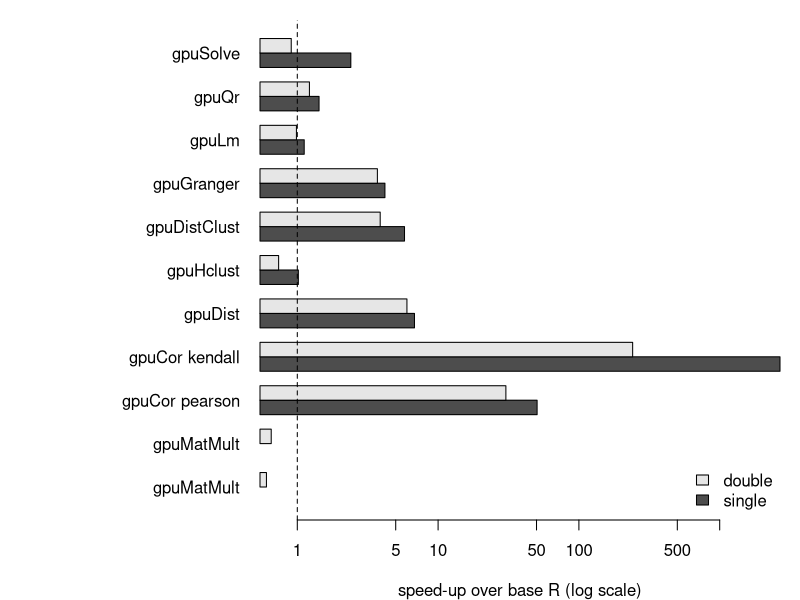
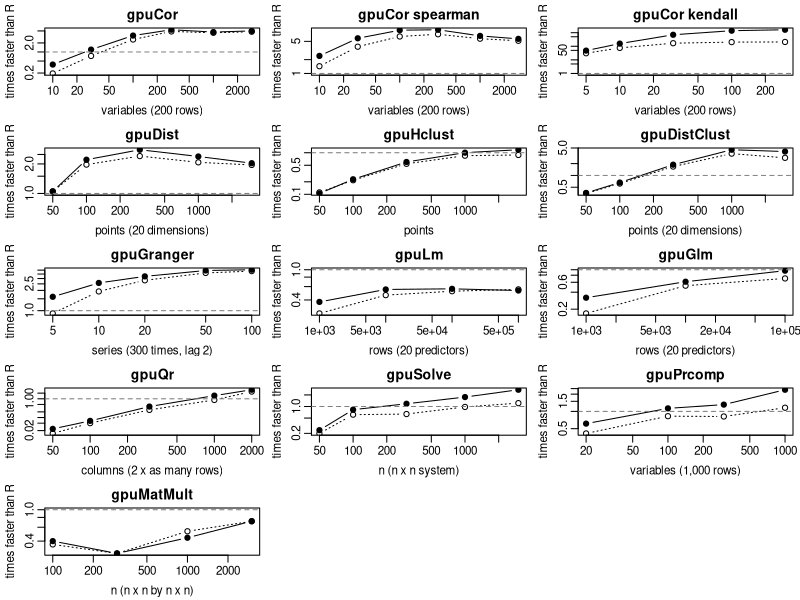

Here is the R script that generated these plots, in order:
## ---- chunk 1
knitr::opts_chunk$set(collapse = TRUE, comment = "#>")
bench <- read.csv("benchmarks.csv")
machine <- read.csv("benchmarks-machine.csv")
## ---- chunk 2
knitr::kable(machine, col.names = c("", ""))
## ---- chunk 3
tab <- bench[!is.na(bench$cpu), ]
speedup <- function(gpu) ifelse(is.na(gpu), "",
                                sprintf("%.1fx", tab$cpu / gpu))
shown <- data.frame(
  Task = tab$task, Size = tab$size,
  `base R` = sprintf("%.3f", tab$cpu),
  `GPU single` = ifelse(is.na(tab$single), "",
                        sprintf("%.3f", tab$single)),
  `speed-up` = speedup(tab$single),
  `GPU double` = sprintf("%.3f", tab$double),
  `speed-up ` = speedup(tab$double),
  check.names = FALSE)
knitr::kable(shown, align = "llrrrrr")
## ---- chunk 4
s <- tab$cpu / tab$single
d <- tab$cpu / tab$double
labels <- sub(" vs .*", "", tab$task)
op <- par(mar = c(4, 13, 1, 1))
barplot(t(cbind(s, d)), beside = TRUE, horiz = TRUE, log = "x",
        names.arg = labels, las = 1, xlab = "speed-up over base R (log scale)",
        legend.text = c("single", "double"),
        args.legend = list(x = "bottomright", bty = "n"))
abline(v = 1, lty = 2)
par(op)
## ---- chunk 5
xo <- read.csv("crossover.csv")
xo$speedup <- xo$cpu / xo$single
xo$speedupDouble <- xo$cpu / xo$double
fns <- unique(xo$fn[!is.na(xo$cpu)])
firstAt <- function(f, k) {
  d <- xo[xo$fn == f & !is.na(xo$cpu), ]
  hit <- d$size[d$speedup >= k]
  if (length(hit)) format(min(hit), big.mark = ",", scientific = FALSE) else "not reached"
}
ov <- read.csv("call-overhead.csv")
## ---- chunk 6
what <- vapply(fns, function(f) xo$what[xo$fn == f][1], "")
tested <- vapply(fns, function(f) {
  z <- range(xo$size[xo$fn == f])
  paste(format(z, big.mark = ",", scientific = FALSE), collapse = " to ")
}, "")
knitr::kable(data.frame(
  Function = fns, `Size measured as` = what, Tested = tested,
  `Faster than R from` = vapply(fns, firstAt, "", k = 1),
  `5 times faster from` = vapply(fns, firstAt, "", k = 5),
  check.names = FALSE, row.names = NULL))
## ---- chunk 7
op <- par(mfrow = c(ceiling(length(fns) / 3), 3), mar = c(3.2, 3.2, 2, 0.5),
          mgp = c(2, 0.6, 0), cex = 0.7)
for (f in fns) {
  d <- xo[xo$fn == f & !is.na(xo$cpu), ]
  yr <- range(c(d$speedup, d$speedupDouble, 1), na.rm = TRUE)
  plot(d$size, d$speedup, log = "xy", type = "b", pch = 19, ylim = yr,
       xlab = d$what[1], ylab = "times faster than R", main = f)
  lines(d$size, d$speedupDouble, type = "b", pch = 1, lty = 3)
  abline(h = 1, lty = 2, col = "grey50")
}
par(op)
